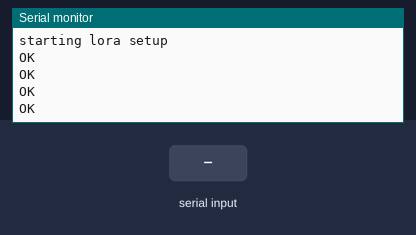
Recording of a sketch running on a simulated Arduino Uno, built with avr-gcc and run on an emulated ATmega328P. Parts: the last lines printed to the serial monitor. The inputs (shaded band) are chosen by the test bench. The modem accepts every AT command (registered, SIM ready, sends succeed) and sends nothing else.

Above: at 5.2 s.
5.3 s: "1" received over the second serial link
At 8.1 s:
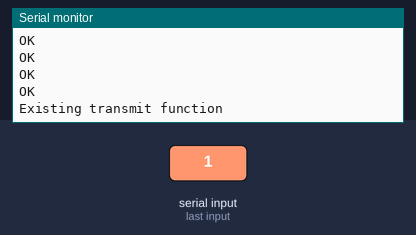
8.2 s: "0" received over the second serial link
At 9.49 s:
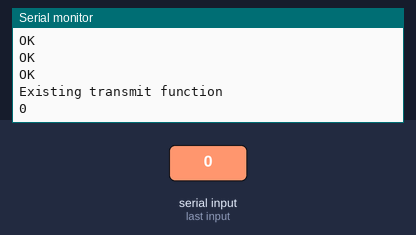
9.7 s: "2" received over the second serial link
At 10.5 s:
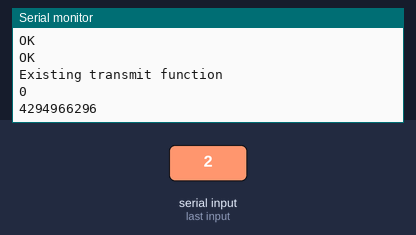

Measured:
- after the input at 5.3 s, the serial monitor: prints a new line after 1.0 s (image 1)
- after the input at 8.2 s, the serial monitor: prints a new line after 1.0 s (image 2)

The sketch:

tracking_beacon_70.ino
```cpp
// upload code to arduino, use button on breadboard to send data to second module
// Have RF modules communicate through software serial
// communicate from python to arduino using regular serial
#include <SoftwareSerial.h>


// location of software serial pins:
// set up softwareserial
SoftwareSerial mySerial(2,3);

// define global variables:
String lora_band = "915000000"; //enter band as per your country
String lora_networkid = "5";    //enter Lora Network ID
String lora_address = "70";      //enter Lora address //CHANGE LINE AFTER PULL
String lora_RX_address = "35";   //enter Lora RX address // CHANGE LINE AFTER PULL
String lora_baud = "9600";
String byte_length;
String message;
String garbage;

//
unsigned long processingTimeStart = 0;
unsigned long processingTimeEnd = 0;
unsigned long totalProcessingTime = 0;
String lengthofProcessingTime;


int first_transmit_message = 0;
String incoming_string;
String incoming_string_2;
String check_reception_string = "d:";
String check_reception_length = "2";
#define transmit_button 11
#define everything_button 12
int x = 0;

void setup()
{
  delay(1000);
  Serial.println("setting up module");
  Serial.begin(9600);
  mySerial.begin(9600);


  // set-up the lora here:
  Serial.println("starting lora setup");
  mySerial.println("AT+BAND=" + lora_band);
  delay(1000);
  mySerial.println("AT+ADDRESS=" + lora_address);
  delay(1000);
  mySerial.println("AT+IPR=" + lora_baud);
  delay(500);
  mySerial.println("AT+NETWORKID=" + lora_networkid);
  delay(500);
  pinMode(transmit_button, INPUT);
  pinMode(everything_button, INPUT);

}

// function used to send a respone back to the tof sender
void response_back() {
  // send a response back once we receive one from tof sender
  processingTimeEnd = millis();
  totalProcessingTime = processingTimeStart - processingTimeEnd;
  lengthofProcessingTime = String(totalProcessingTime).length();
  for (int i = 0; i < 5; i++) {
    mySerial.println("AT+SEND=" + lora_RX_address + ",1,X"); // send one byte response back
    delay(75);
  }
  Serial.println(totalProcessingTime);
  while (!mySerial.available()) {

  }
  if (mySerial.available()) {

    incoming_string = mySerial.readString();

    Serial.println(incoming_string);
  }

  Serial.println("Existing transmit function");

}


int ok_counter = 0; // count number of +OKs on startup
void loop()
{

  processingTimeStart = 0;
  processingTimeEnd = 0;
  totalProcessingTime = 0;
  lengthofProcessingTime = "";

  // print any received data
  if (mySerial.available()) {
    // the moment serial is available record millis
    processingTimeStart = millis();


    incoming_string = mySerial.readString();

    Serial.println(incoming_string);

    ok_counter++;

    // ---- determine if response from module or "+OK" here
    if (ok_counter > 1) {
      response_back();
    }
    // -----------------------------------------------------


  }
}


// PROGRAM OVERVIEW:
// 1. CHECK FOR RESPONSE
// 2. REMOVE PROCESSING DELAY
//
```
